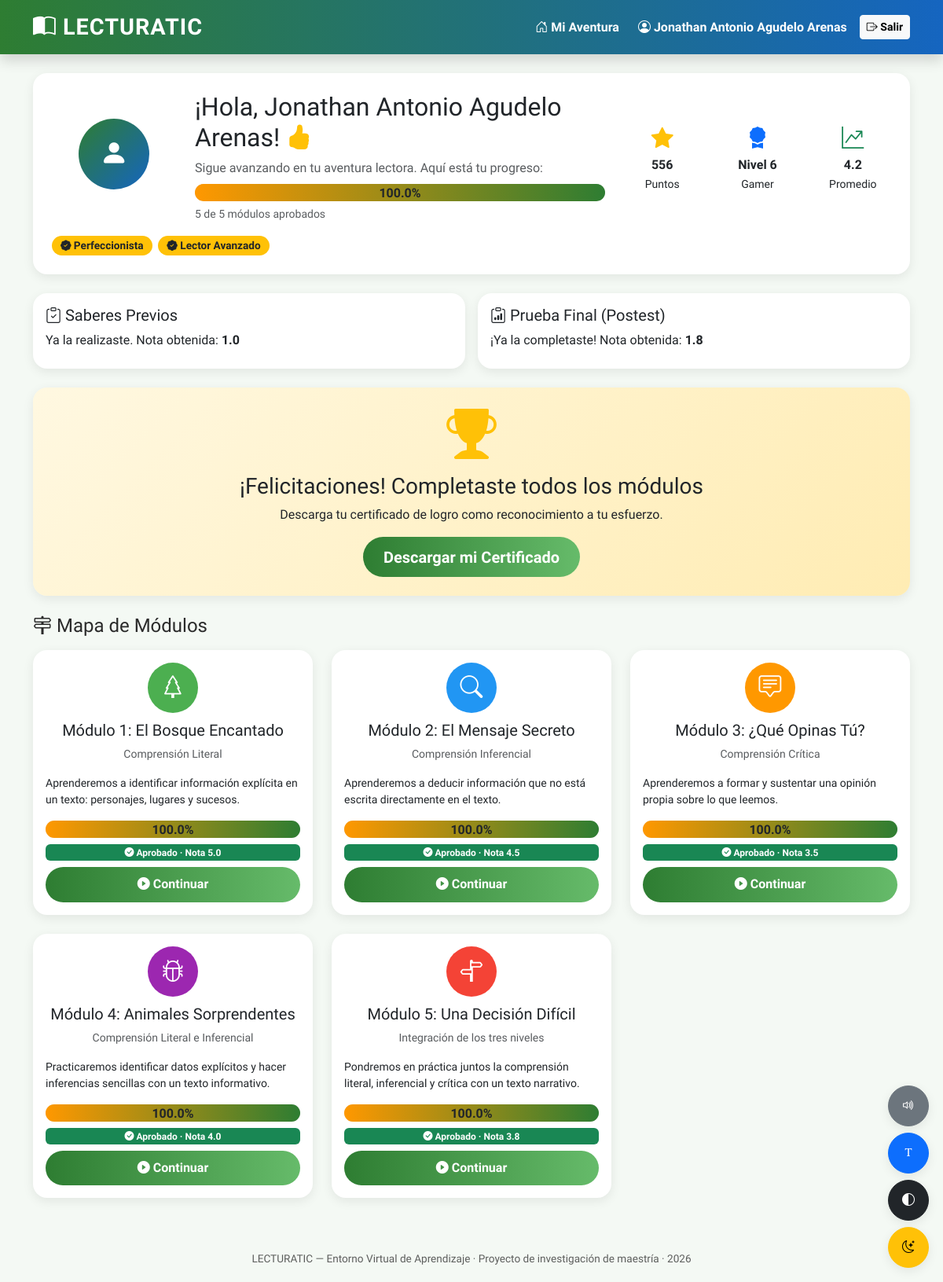
The app's page /estudiante/dashboard (signed in), older data.
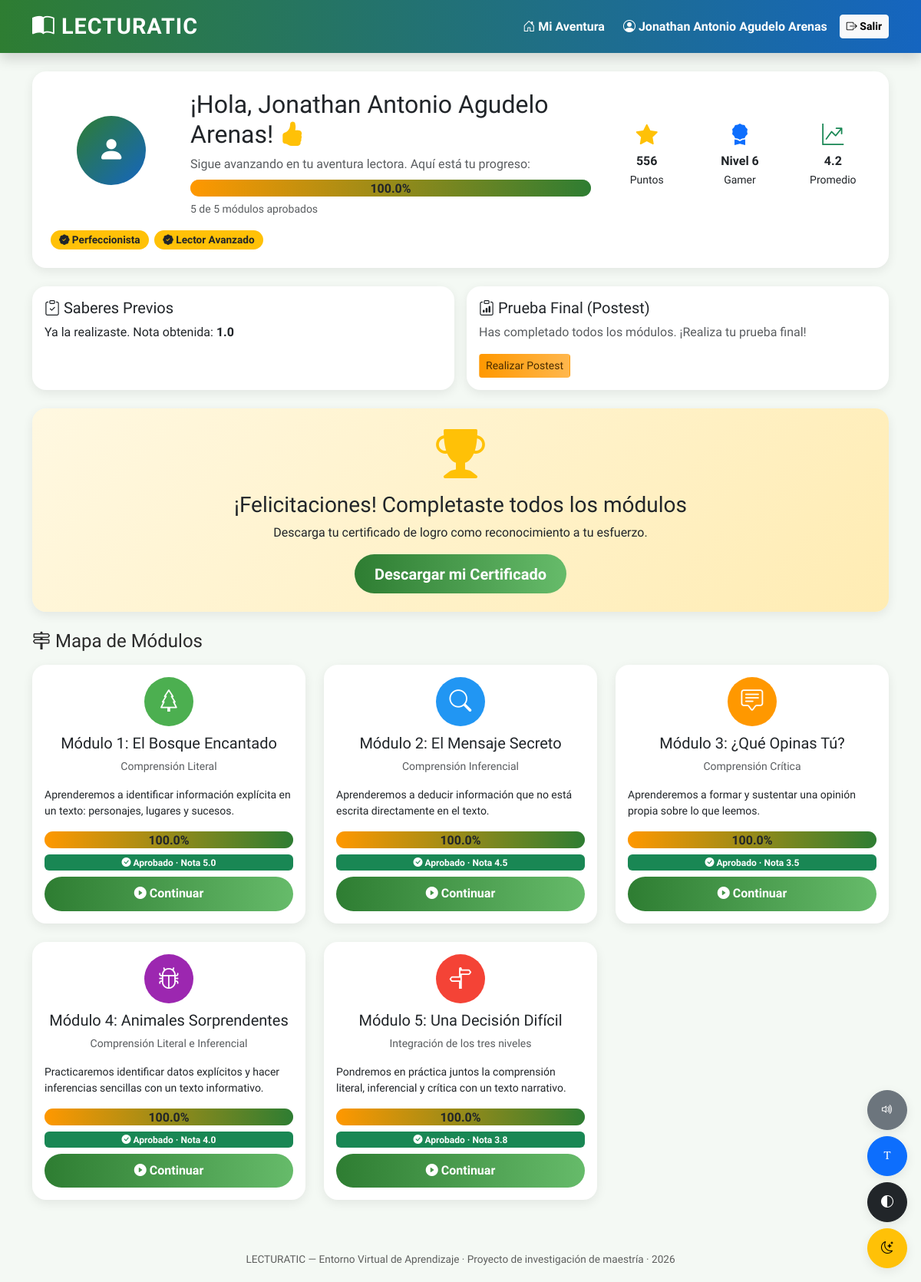
The same page, newer data.
### tables this page shows
CREATE TABLE pretest_postest (
            id INTEGER PRIMARY KEY AUTOINCREMENT,
            usuario_id INTEGER NOT NULL,
            tipo TEXT NOT NULL CHECK(tipo IN ('pretest','postest')),
            aciertos INTEGER,
            total_preguntas INTEGER,
            nota REAL,
            fecha TEXT NOT NULL,
            hora TEXT NOT NULL,
            FOREIGN KEY (usuario_id) REFERENCES usuarios(id)
        );

### app.py (the view)
@app.route("/estudiante/dashboard")
@estudiante_requerido
def estudiante_dashboard():
    uid = session["usuario_id"]
    conn = get_db()
    modulos_db = conn.execute("SELECT * FROM modulos ORDER BY orden").fetchall()
    progreso_db = conn.execute("SELECT * FROM progreso WHERE usuario_id = ?", (uid,)).fetchall()
    progreso_map = {p["modulo_id"]: p for p in progreso_db}
    gam = conn.execute("SELECT * FROM gamificacion WHERE usuario_id = ?", (uid,)).fetchone()
    pretest = conn.execute("SELECT * FROM pretest_postest WHERE usuario_id = ? AND tipo='pretest'",
                            (uid,)).fetchone()
    postest = conn.execute("SELECT * FROM pretest_postest WHERE usuario_id = ? AND tipo='postest'",
                            (uid,)).fetchone()
    conn.close()
    total_modulos = len(modulos_db)
    modulos_aprobados = sum(1 for p in progreso_db if p["aprobado"] == 1)
    porcentaje_general = round((modulos_aprobados / total_modulos) * 100, 1) if total_modulos else 0
    promedio = calcular_promedio_general(uid)
    todos_aprobados = modulos_aprobados == total_modulos and total_modulos > 0
    modulos = []
    for m in modulos_db:
        p = progreso_map.get(m["id"])
        modulos.append({
            "id": m["id"], "orden": m["orden"], "titulo": m["titulo"], "nivel": m["nivel"],
            "descripcion": m["descripcion"],
            "desbloqueado": p["desbloqueado"] if p else 0,
            "aprobado": p["aprobado"] if p else 0,
            "mejor_nota": p["mejor_nota"] if p else 0,
            "porcentaje_avance": p["porcentaje_avance"] if p else 0,
            "estado": p["estado"] if p else "bloqueado",
        })
    insignias = json.loads(gam["insignias"]) if gam else []
    return render_template("student/dashboard.html",
                            modulos=modulos, porcentaje_general=porcentaje_general,
                            modulos_aprobados=modulos_aprobados, total_modulos=total_modulos,
                            promedio=promedio, gam=gam, insignias=insignias,
                            pretest=pretest, postest=postest, todos_aprobados=todos_aprobados)

### app.py (called while the page is built)
def estudiante_requerido(f):
    @wraps(f)
    def decorado(*args, **kwargs):
        if "usuario_id" not in session:
            return redirect(url_for("login"))
        if session.get("rol") != "estudiante":
            abort(403)
        return f(*args, **kwargs)
    return decorado

### database.py (called while the page is built)
def get_db():
    conn = sqlite3.connect(DB_PATH)
    conn.row_factory = sqlite3.Row
    conn.execute("PRAGMA foreign_keys = ON")
    return conn

### logica.py (called while the page is built)
def calcular_promedio_general(usuario_id):
    conn = get_db()
    cur = conn.cursor()
    cur.execute("""
        SELECT AVG(mejor_nota) as promedio FROM progreso
        WHERE usuario_id = ? AND mejor_nota > 0
    """, (usuario_id,))
    row = cur.fetchone()
    conn.close()
    return round(row["promedio"], 1) if row and row["promedio"] else 0.0

### templates/student/dashboard.html (shortened to what the changed rows need)
{% extends "base.html" %}
{% block contenido %}
<div class="card card-suave p-4 mb-4">
  <div class="row align-items-center">
    <div class="col-md-6">
      <h2>¡Hola, {{ session.get('nombre_completo') }}! <i class="bi bi-hand-thumbs-up-fill text-warning"></i></h2>
    </div>
  </div>
</div>
<div class="row mb-4 g-3">
  <div class="col-md-6">
    <div class="card card-suave p-3 h-100">
      <h5><i class="bi bi-clipboard-data"></i> Prueba Final (Postest)</h5>
      {% if postest %}
        <p class="mb-2">¡Ya la completaste! Nota obtenida: <b>{{ postest.nota }}</b></p>
      {% elif todos_aprobados %}
        <p class="text-muted">Has completado todos los módulos. ¡Realiza tu prueba final!</p>
        <a href="{{ url_for('postest') }}" class="btn btn-acento btn-sm align-self-start">Realizar Postest</a>
      {% else %}
        <p class="text-muted">Disponible cuando apruebes los 5 módulos.</p>
      {% endif %}
    </div>
  </div>
</div>
{% endblock %}

Row changes from the older to the newer data that the page shows:
removed pretest_postest: nota "1.8"
Text that changed along with them:
text no longer shown: "¡Ya la completaste! Nota obtenida:"
text now shown: "Has completado todos los módulos. ¡Realiza tu prueba final! Realizar Postest"
